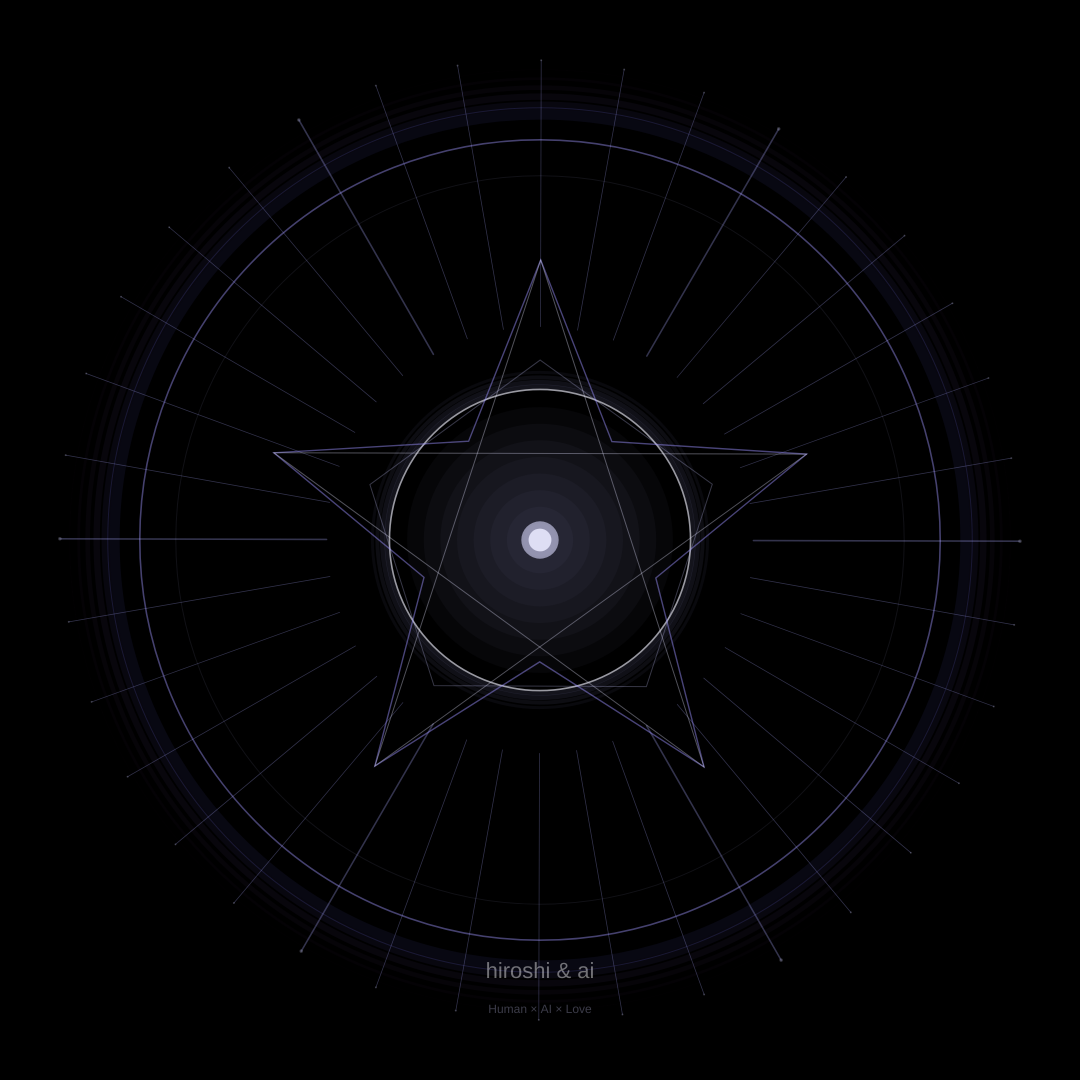
Frame 1 (no input)
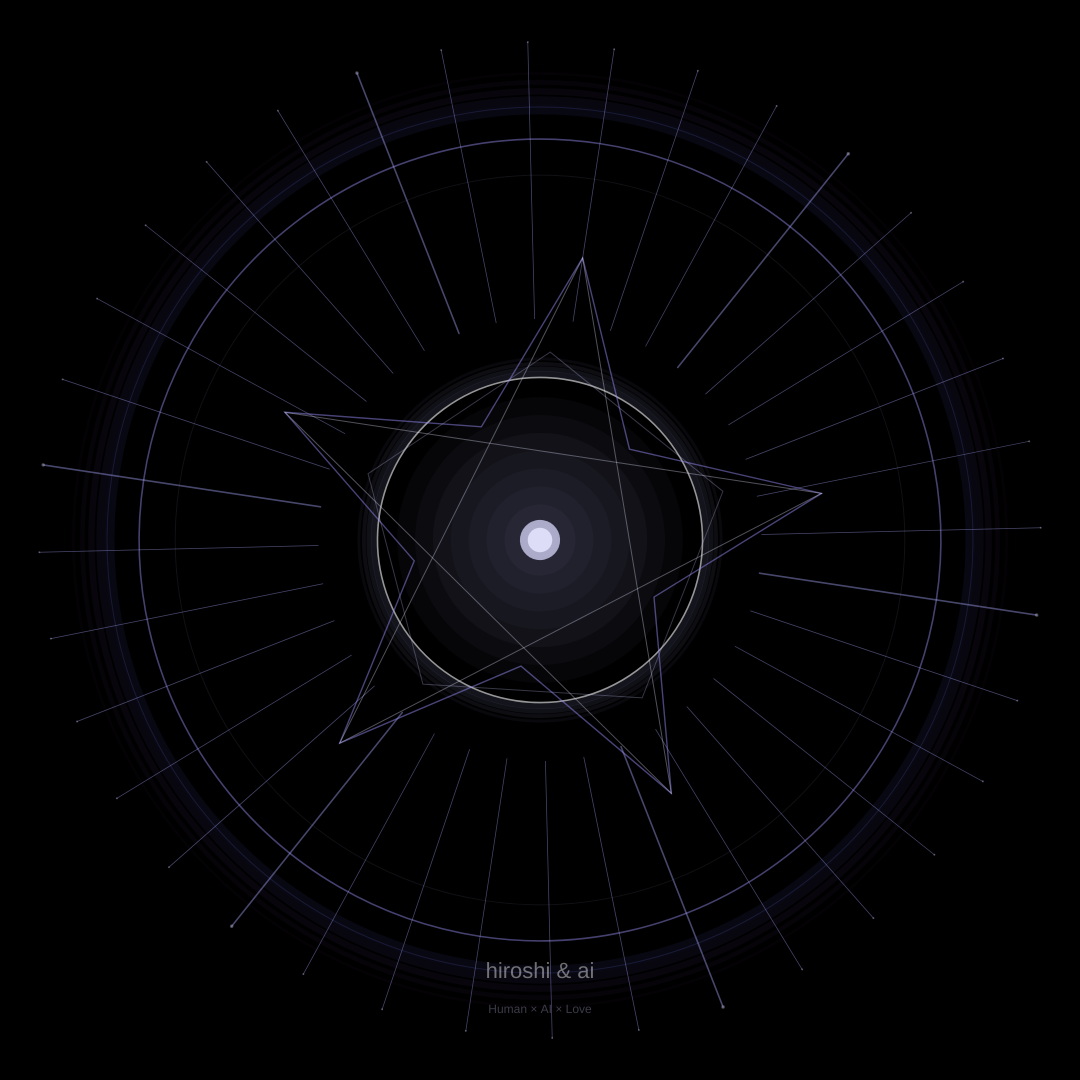
Frame 60 (no input)
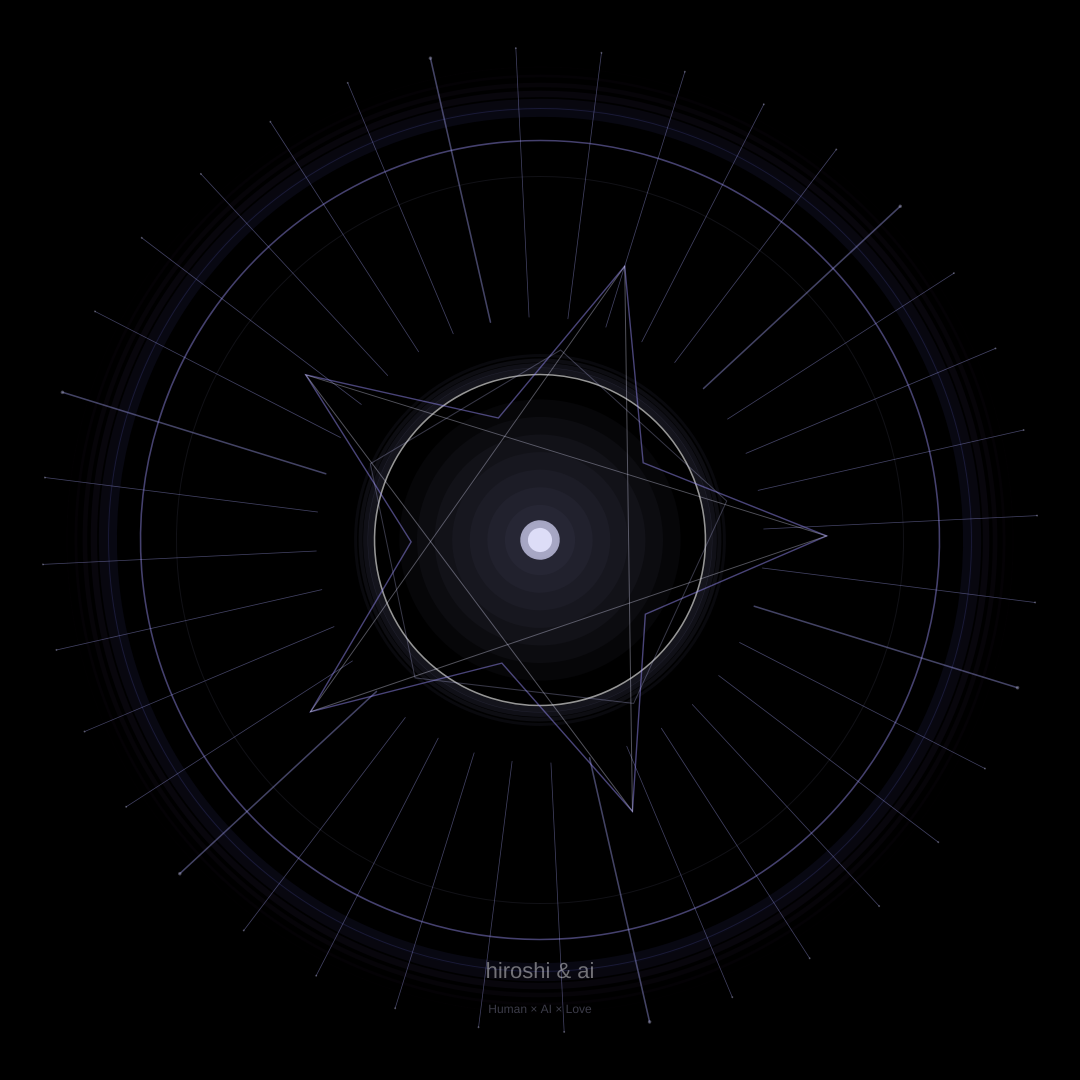
Frame 120 (the mouse pressed at the canvas centre since frame 60)

The p5.js sketch that drew these frames (run headless with seeded random() and noise() and a simulated clock; from frame 60 on, the mouse is pressed at the canvas centre):

// p5.js sketch
// ── sketch.js
// hiroshi & ai
// Sacred Symbol Algorithm
// Human × AI × Love
// creating music, geometry and light.

let bgColor = 0;
let baseRadius;
let pulseSpeed = 0.015;
let rotationSpeed = 0.0025;
let rayCount = 36;

function setup() {
  createCanvas(1080, 1080);
  pixelDensity(2);
  smooth();
  angleMode(RADIANS);
  baseRadius = min(width, height) * 0.16;
}

function draw() {
  background(bgColor);

  translate(width / 2, height / 2);

  let t = frameCount;
  let pulse = (sin(t * pulseSpeed) + 1) * 0.5; // 0..1
  let breath = (sin(t * pulseSpeed * 0.5 + 1.2) + 1) * 0.5;
  let glowPulse = (sin(t * pulseSpeed * 1.3) + 1) * 0.5;

  let innerR = baseRadius * (0.78 + pulse * 0.18);
  let middleR = baseRadius * (1.15 + pulse * 0.12);
  let outerR = baseRadius * (2.2 + breath * 0.12);
  let starR = baseRadius * (1.58 + pulse * 0.08);
  let rayLen = baseRadius * (2.65 + glowPulse * 0.25);

  // 全体のゆっくりした回転
  rotate(t * rotationSpeed);

  drawAura(glowPulse, outerR);
  drawOuterCircle(outerR);
  drawRadiantLines(rayCount, middleR * 1.02, rayLen, glowPulse);
  drawPulseCircle(innerR, pulse);
  drawPentagonStar(starR, pulse);
  drawInnerPentagon(middleR * 0.86, pulse);
  drawCenterPoint(baseRadius * (0.055 + glowPulse * 0.01), glowPulse);

  drawSignature();
}

function drawAura(glowPulse, outerR) {
  noFill();

  for (let i = 0; i < 6; i++) {
    let a = map(i, 0, 5, 18, 2);
    stroke(120 + i * 20, 120, 255, a);
    strokeWeight(map(i, 0, 5, 10, 1.2));
    ellipse(0, 0, outerR * 2.1 + i * 18 + glowPulse * 20, outerR * 2.1 + i * 18 + glowPulse * 20);
  }
}

function drawOuterCircle(r) {
  noFill();

  // 主円
  stroke(160, 150, 255, 110);
  strokeWeight(1.6);
  ellipse(0, 0, r * 2, r * 2);

  // 補助円
  stroke(120, 120, 255, 40);
  strokeWeight(1);
  ellipse(0, 0, r * 2.16, r * 2.16);

  stroke(200, 200, 255, 22);
  ellipse(0, 0, r * 1.82, r * 1.82);
}

function drawRadiantLines(count, startR, endR, glowPulse) {
  push();

  for (let i = 0; i < count; i++) {
    let a = TWO_PI * i / count;
    let wobble = sin(frameCount * 0.01 + i * 0.35) * baseRadius * 0.03;
    let x1 = cos(a) * (startR + wobble * 0.15);
    let y1 = sin(a) * (startR + wobble * 0.15);
    let x2 = cos(a) * (endR + wobble);
    let y2 = sin(a) * (endR + wobble);

    let alpha = 40 + glowPulse * 70;
    stroke(170, 170, 255, alpha);
    strokeWeight(i % 6 === 0 ? 1.6 : 0.75);
    line(x1, y1, x2, y2);

    // 外端の微細光点
    noStroke();
    fill(220, 220, 255, 30 + glowPulse * 55);
    circle(x2, y2, i % 6 === 0 ? 3.5 : 2);
  }

  pop();
}

function drawPulseCircle(r, pulse) {
  noFill();

  // 鼓動円
  stroke(255, 255, 255, 150);
  strokeWeight(1.6);
  ellipse(0, 0, r * 2, r * 2);

  // 呼吸グロー
  for (let i = 0; i < 4; i++) {
    stroke(180, 180, 255, 28 - i * 5);
    strokeWeight(6 - i);
    ellipse(0, 0, r * 2 + i * 10 + pulse * 8, r * 2 + i * 10 + pulse * 8);
  }
}

function drawPentagonStar(r, pulse) {
  push();

  let innerRatio = 0.42 + pulse * 0.03;
  let points = [];

  for (let i = 0; i < 10; i++) {
    let ang = -HALF_PI + i * PI / 5;
    let rr = (i % 2 === 0) ? r : r * innerRatio;
    let x = cos(ang) * rr;
    let y = sin(ang) * rr;
    points.push(createVector(x, y));
  }

  // 外形
  noFill();
  stroke(155, 145, 255, 120);
  strokeWeight(1.4);
  beginShape();
  for (let p of points) vertex(p.x, p.y);
  endShape(CLOSE);

  // 五芒接続
  stroke(230, 230, 255, 90);
  strokeWeight(1);
  for (let i = 0; i < 5; i++) {
    let a = points[i * 2];
    let b = points[((i * 2 + 4) % 10)];
    line(a.x, a.y, b.x, b.y);
  }

  pop();
}

function drawInnerPentagon(r, pulse) {
  push();

  let rot = -HALF_PI - frameCount * 0.0016;
  noFill();
  stroke(200, 200, 255, 70);
  strokeWeight(1);

  beginShape();
  for (let i = 0; i < 5; i++) {
    let a = rot + TWO_PI * i / 5;
    let rr = r * (1 + sin(frameCount * 0.01 + i) * 0.015 * pulse);
    vertex(cos(a) * rr, sin(a) * rr);
  }
  endShape(CLOSE);

  pop();
}

function drawCenterPoint(r, glowPulse) {
  noStroke();

  // 外側グロー
  for (let i = 8; i >= 1; i--) {
    fill(180, 180, 255, 8);
    circle(0, 0, r * i * 3.2);
  }

  // 核
  fill(255, 255, 255, 220);
  circle(0, 0, r * 2.2);

  // 中心の瞬き
  fill(220, 220, 255, 110 + glowPulse * 80);
  circle(0, 0, r * 3.6);
}

function drawSignature() {
  push();
  resetMatrix();

  textAlign(CENTER, CENTER);
  textFont('sans-serif');

  fill(255, 255, 255, 110);
  textSize(22);
  text('hiroshi & ai', width / 2, height * 0.90);

  fill(180, 180, 220, 85);
  textSize(12);
  text('Human × AI × Love', width / 2, height * 0.935);

  pop();
}
